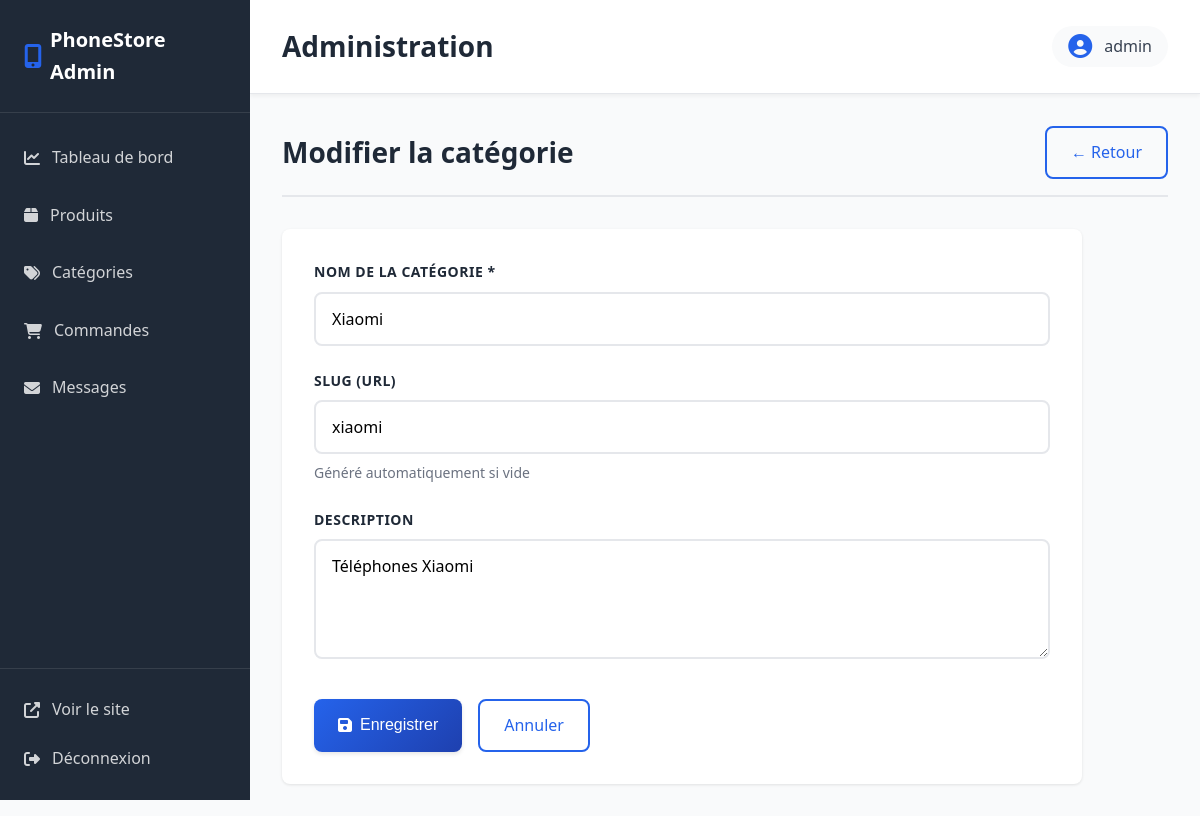
The page /admin/category-edit.php?id=3 (signed in) on the database its author committed.
### tables this page shows
CREATE TABLE IF NOT EXISTS categories (
    id INT AUTO_INCREMENT PRIMARY KEY,
    name VARCHAR(100) NOT NULL,
    slug VARCHAR(100) NOT NULL UNIQUE,
    description TEXT,
    created_at TIMESTAMP DEFAULT CURRENT_TIMESTAMP
);

### config/database.php (called while the page is built, shortened)
<?php
class Database {
    private static $instance = null;
    private $conn;
    private function __construct() {
        try {
            $dsn = "mysql:host=" . DB_HOST . ";dbname=" . DB_NAME . ";charset=" . DB_CHARSET;
            $options = [
                PDO::ATTR_ERRMODE => PDO::ERRMODE_EXCEPTION,
                PDO::ATTR_DEFAULT_FETCH_MODE => PDO::FETCH_ASSOC,
                PDO::ATTR_EMULATE_PREPARES => false,
            ];
            $this->conn = new PDO($dsn, DB_USER, DB_PASS, $options);
        } catch(PDOException $e) {
            die("Erreur de connexion : " . $e->getMessage());
        }
    }
    public static function getInstance() {
        if (self::$instance === null) {
            self::$instance = new self();
        }
        return self::$instance;
    }
    public function getConnection() {
        return $this->conn;
    }
}

### classes/Category.php (called while the page is built, shortened)
<?php
require_once __DIR__ . '/../config/database.php';
class Category {
    private $db;
    public function __construct() {
        $this->db = Database::getInstance()->getConnection();
    }
    public function getById($id) {
        $stmt = $this->db->prepare("SELECT * FROM categories WHERE id = ?");
        $stmt->execute([$id]);
        return $stmt->fetch();
    }
}

### config/config.php (called while the page is built, shortened)
<?php
require_once __DIR__ . '/database.php';
function escape($string) {
    return htmlspecialchars($string, ENT_QUOTES, 'UTF-8');
}

### admin/category-edit.php (the view, shortened to what this page needs)
<?php
require_once __DIR__ . '/../config/config.php';
require_once __DIR__ . '/../classes/Category.php';
require_once __DIR__ . '/includes/header.php';
$category = new Category();
$id = isset($_GET['id']) ? intval($_GET['id']) : 0;
$cat = $id ? $category->getById($id) : null;
?>
<div class="admin-page-header">
    <h2><?php echo $id ? "Modifier la catégorie" : "Nouvelle catégorie"; ?></h2>
    <a href="categories.php" class="btn btn-outline">← Retour</a>
</div>
<form method="POST" class="admin-form">
    <div class="form-group">
        <label for="name">Nom de la catégorie *</label>
        <input type="text" id="name" name="name" required
               value="<?php echo $cat ? escape($cat['name']) : ''; ?>">
    </div>
    <div class="form-group">
        <label for="slug">Slug (URL)</label>
        <input type="text" id="slug" name="slug"
               value="<?php echo $cat ? escape($cat['slug']) : ''; ?>">
        <small>Généré automatiquement si vide</small>
    </div>
    <div class="form-group">
        <label for="description">Description</label>
        <textarea id="description" name="description" rows="4"><?php echo $cat ? escape($cat['description']) : ''; ?></textarea>
    </div>
    <div class="form-actions">
        <button type="submit" class="btn btn-primary">
            <i class="fas fa-save"></i> Enregistrer
        </button>
        <a href="categories.php" class="btn btn-outline">Annuler</a>
    </div>
</form>
<?php include 'includes/footer.php'; ?>

### assets/css/style.css (style rules this page uses)
* { margin: 0; padding: 0; box-sizing: border-box; }
:root { --primary-color: #2563eb; --primary-dark: #1e40af; --secondary-color: #10b981; --danger-color: #ef4444; --warning-color: #f59e0b; --dark-color: #1f2937; --light-color: #f9fafb; --text-color: #374151; --text-light: #6b7280; --border-color: #e5e7eb; --shadow: 0 1px 3px rgba(0, 0, 0, 0.1); --shadow-md: 0 4px 6px rgba(0, 0, 0, 0.1); --shadow-lg: 0 10px 15px rgba(0, 0, 0, 0.1); --transition: all 0.3s ease; }
body { font-family: 'Segoe UI', Tahoma, Geneva, Verdana, sans-serif; color: var(--text-color); line-height: 1.6; background-color: var(--light-color); }
.btn { display: inline-flex; align-items: center; justify-content: center; gap: 0.5rem; padding: 0.875rem 1.75rem; border-radius: 0.5rem; text-decoration: none; font-weight: 600; transition: all 0.3s cubic-bezier(0.4, 0, 0.2, 1); border: none; cursor: pointer; font-size: 1rem; box-shadow: 0 2px 8px rgba(0, 0, 0, 0.1); position: relative; overflow: hidden; }
.btn::before { content: ''; position: absolute; top: 50%; left: 50%; width: 0; height: 0; border-radius: 50%; background: rgba(255, 255, 255, 0.2); transform: translate(-50%, -50%); transition: width 0.6s, height 0.6s; }
.btn-primary { background: linear-gradient(135deg, var(--primary-color) 0%, var(--primary-dark) 100%); color: white; }
.btn-outline { background: transparent; color: var(--primary-color); border: 2px solid var(--primary-color); box-shadow: none; }
.form-group { margin-bottom: 1.5rem; }
.form-group label { display: block; margin-bottom: 0.5rem; font-weight: 500; }
.form-group input, .form-group textarea, .form-group select { width: 100%; padding: 0.875rem 1rem; border: 2px solid var(--border-color); border-radius: 0.5rem; font-size: 1rem; font-family: inherit; transition: all 0.3s ease; background: white; }

### assets/css/admin.css (style rules this page uses)
.admin-body { background: var(--light-color); }
.admin-page-header { display: flex; justify-content: space-between; align-items: center; margin-bottom: 2rem; }
.admin-page-header h2 { color: var(--dark-color); }
.admin-form { background: white; padding: 2rem; border-radius: 0.5rem; box-shadow: var(--shadow); max-width: 800px; }
.form-actions { display: flex; gap: 1rem; margin-top: 2rem; }
.btn { display: inline-flex; align-items: center; justify-content: center; gap: 0.5rem; padding: 0.75rem 1.5rem; border: none; border-radius: 0.5rem; font-size: 1rem; font-weight: 500; cursor: pointer; transition: all 0.3s ease; text-decoration: none; box-shadow: 0 2px 4px rgba(0, 0, 0, 0.1); }
.btn-primary { background: linear-gradient(135deg, var(--primary-color) 0%, var(--primary-dark) 100%); color: white; }
.btn-outline { background: transparent; color: var(--primary-color); border: 2px solid var(--primary-color); box-shadow: none; }
.admin-form .form-group { margin-bottom: 1.5rem; }
.admin-form label { display: block; margin-bottom: 0.5rem; font-weight: 600; color: var(--dark-color); font-size: 0.875rem; text-transform: uppercase; letter-spacing: 0.5px; }
.admin-form input[type="text"], .admin-form input[type="number"], .admin-form input[type="email"], .admin-form input[type="file"], .admin-form textarea, .admin-form select { width: 100%; padding: 0.875rem 1rem; border: 2px solid var(--border-color); border-radius: 0.5rem; font-size: 1rem; font-family: inherit; transition: all 0.3s ease; background: white; }
.admin-form textarea { resize: vertical; min-height: 120px; }
.admin-form small { display: block; margin-top: 0.5rem; color: var(--text-light); font-size: 0.875rem; }
.admin-page-header { display: flex; justify-content: space-between; align-items: center; margin-bottom: 2rem; padding-bottom: 1rem; border-bottom: 2px solid var(--border-color); }
.admin-page-header h2 { color: var(--dark-color); font-size: 1.75rem; font-weight: 700; margin: 0; }

### rows shown on the page
categories: name "Xiaomi", slug "xiaomi", description "Téléphones Xiaomi"

### other values the page prints
$adminUser['username'] "admin"
